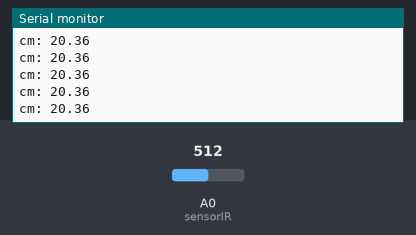
Bench run of a sketch on a simulated Arduino Uno, built with avr-gcc and run on an emulated ATmega328P. Parts: the last lines printed to the serial monitor. The test bench sets the inputs (shaded band); at power-on: A0 (sensorIR) = 512.

Above: at 1.2 s.
1.3 s: A0 (sensorIR) set to 716
At 1.76 s:
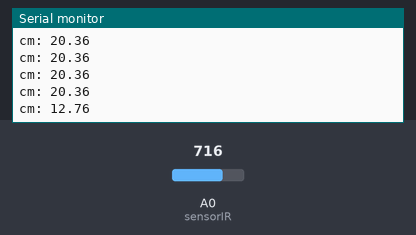
2.8 s: A0 (sensorIR) set to 900
At 2.97 s:
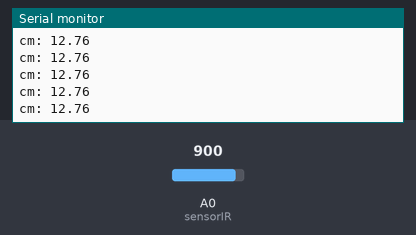
Timing chart, 0 to 5.8 s (numbered marks = the images above; inputs shaded):
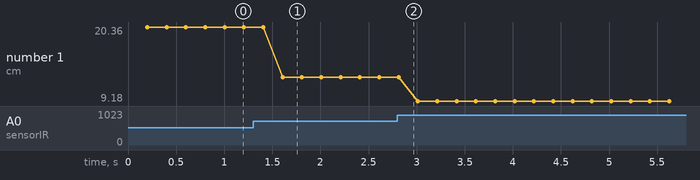

Measured:
- after the input at 1.3 s, the serial monitor: prints a new line after 0.31 s (image 1)
- plotted number 1: 20.36 → 12.76 after the input at 1.3 s, 12.76 → 9.18 after the input at 2.8 s

The sketch:

infrared_driver.ino
```cpp
/*
Sample code to interface Sharp GP2Y0A02YK0F with Arduino UNO
Tested on Arduino IDE 1.0.5

*/

#define sensorIR 0         //analog pin
float v, cm;               //voltage and distance variable

void setup() {
  Serial.begin(9600);
}

void loop() {
  v = analogRead(sensorIR);
  // approximate solution calculated using http://www.wolframalpha.com computational knowledge engine
  cm = (2.7655*pow(10,8))/((50*pow((50*v+4323),0.593625))*v+4323*pow((50*v+4323),0.593625));

  delay(200);
  Serial.print("cm: ");
  Serial.println(cm);
}
```
